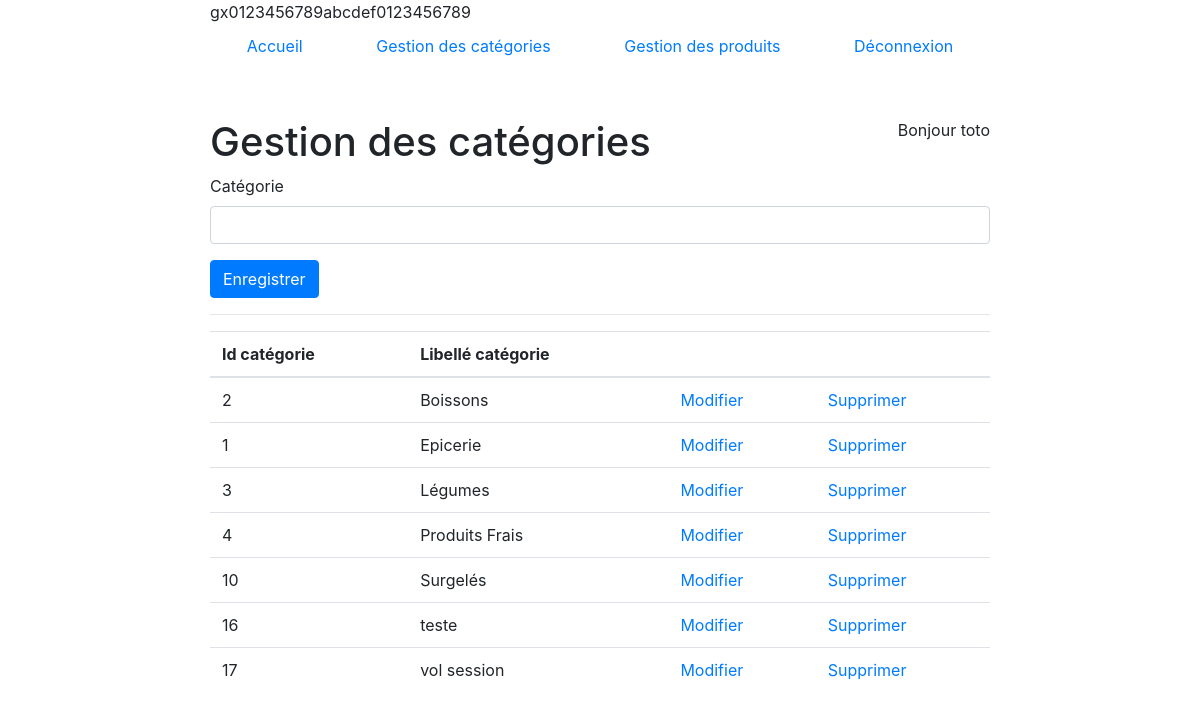
Page /gestion_categories.php (signed in) on the committed database.
### tables this page shows
CREATE TABLE `categorie` (
  `id_categorie` int(11) NOT NULL,
  `libelle_categorie` varchar(100) NOT NULL
);

### gestion_categories.php (the view, shortened to what this page needs)
<!DOCTYPE html>
<html lang="en">
<head>
    <link rel="stylesheet" href="https://maxcdn.bootstrapcdn.com/bootstrap/4.0.0/css/bootstrap.min.css">
    <link rel="stylesheet" href="./css/style.css">
</head>
<body>
    <?php include '_nav.php'; ?>
    <?php $connection = include 'connexion_bdd.php'; ?>
    <h1>Gestion des catégories</h1>
    <?php
        if( isset($_SESSION["login"]) ){
            include './form_new_categorie.php';
        }
    ?>
    <hr>
    <?php
    $requete_categories = $connection->prepare("SELECT * FROM categorie ORDER BY libelle_categorie");
    $requete_categories->execute();
    $categories = $requete_categories->fetchAll(PDO::FETCH_ASSOC);
    ?>
    <table class="table">
        <thead>
            <tr>
                <th>Id catégorie</th>
                <th>Libellé catégorie</th>
                <?php if( isset($_SESSION["login"]) ) : ?>
                    <th></th>
                    <th></th>
                <?php endif ?>
            </tr>
        </thead>
        <tbody>
            <?php foreach ($categories as $cat) : ?>
                <tr>
                    <td><?= $cat["id_categorie"] ?></td>
                    <td><?= $cat["libelle_categorie"] ?></td>
                    <?php if( isset($_SESSION["login"]) ) : ?>
                        <td>
                            <a href="update_categorie.php?id_cat=<?= $cat["id_categorie"] ?>">Modifier</a>
                        </td>
                        <td>
                            <a href="delete_categorie.php?id_cat=<?= $cat["id_categorie"] ?>">Supprimer</a>
                        </td>
                    <?php endif ?>
                </tr>
            <?php endforeach ?>
        </tbody>
    </table>
</body>
</html>

### css/style.css (style rules this page uses)
body { width:65%; margin:auto; }

### rows in the picture
categorie: id_categorie "2", libelle_categorie "Boissons"
categorie: id_categorie "1", libelle_categorie "Epicerie"
categorie: id_categorie "3", libelle_categorie "Légumes"
categorie: id_categorie "4", libelle_categorie "Produits Frais"
categorie: id_categorie "10", libelle_categorie "Surgelés"
categorie: id_categorie "16", libelle_categorie "teste"
categorie: id_categorie "17", libelle_categorie "vol session"

### other values in the picture
$_SESSION["login"] "toto"
